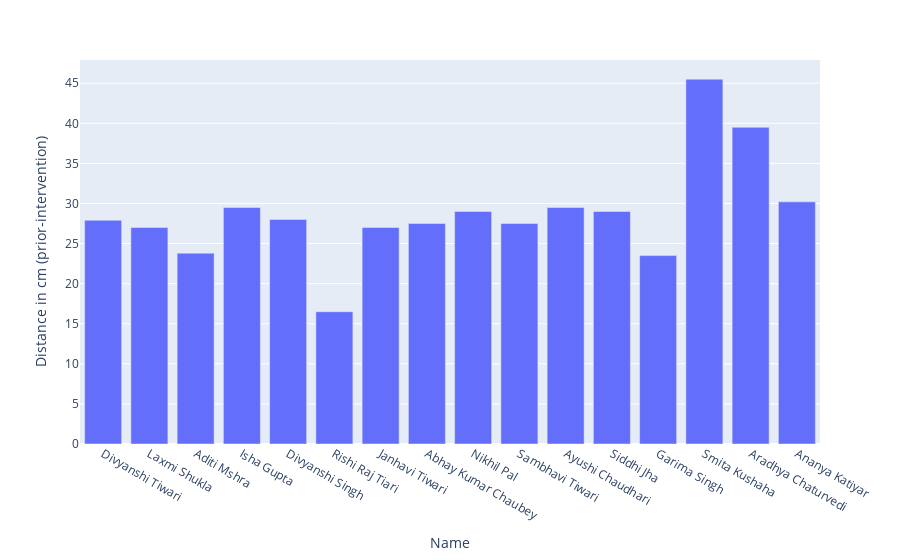

Notebook source saved alongside this figure:
### Code cell
fig = px.bar(df, x = 'Name', y = 'Distance in cm (prior-intervention)')
fig.show()

### Figure 1 — Plotly figure (JSON) as saved in the notebook; plotly's stock layout.template omitted (floating-point values rounded to 4 significant figures)
{"data": [{"alignmentgroup": "True", "hovertemplate": "Name=%{x}<br>Distance in cm (prior-intervention)=%{y}<extra></extra>", "legendgroup": "", "marker": {"color": "#636efa", "pattern": {"shape": ""}}, "name": "", "offsetgroup": "", "orientation": "v", "showlegend": false, "textposition": "auto", "type": "bar", "x": ["Divyanshi Tiwari", "Laxmi Shukla", "Aditi Mshra", "Isha Gupta", "Divyanshi Singh", "Rishi Raj Tiari", "Janhavi Tiwari", "Abhay Kumar Chaubey", "Nikhil Pal", "Sambhavi Tiwari", "Ayushi Chaudhari", "Siddhi Jha", "Garima Singh", "Smita Kushaha", "Aradhya Chaturvedi", "Ananya Katiyar"], "xaxis": "x", "y": [27.9, 27, 23.8, 29.5, 28, 16.5, 27, 27.5, 29, 27.5, 29.5, 29, 23.5, 45.5, 39.5, 30.2], "yaxis": "y"}], "layout": {"barmode": "relative", "legend": {"tracegroupgap": 0}, "margin": {"t": 60}, "xaxis": {"anchor": "y", "domain": [0, 1], "title": {"text": "Name"}}, "yaxis": {"anchor": "x", "domain": [0, 1], "title": {"text": "Distance in cm (prior-intervention)"}}}}
